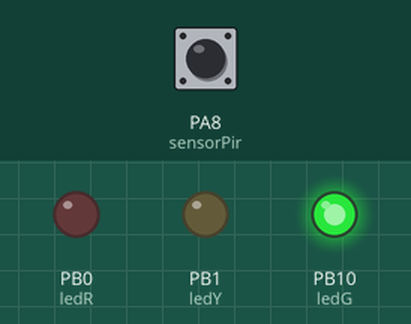
This sketch was run on a simulated STM32 Blue Pill. On the bench: output pins drawn as LEDs (lit = HIGH). Inputs (shaded band) come from the test bench; at power-on: PA8 (sensorPir) LOW. What the sketch prints to the serial monitor is not drawn.

Above: at 1.2 s.
1.3 s: PA8 (sensorPir) driven HIGH
At 3.4 s:
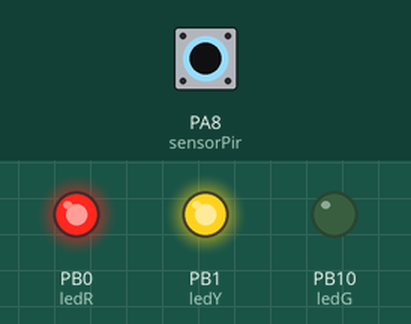
3.8 s: PA8 (sensorPir) driven LOW
At 5.0 s:
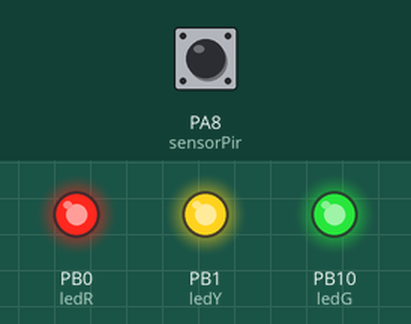
5.8 s: PA8 (sensorPir) pulsed HIGH 5 times (0.12 s each, 0.3 s apart)
At 6.1 s:
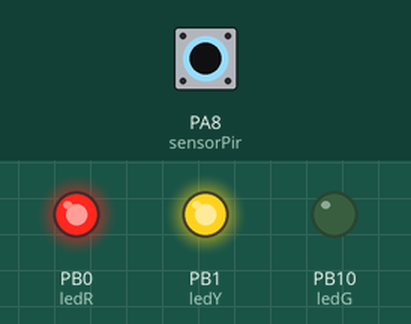
Timing chart, 0 to 9.3 s (numbered marks = the images above; inputs shaded):
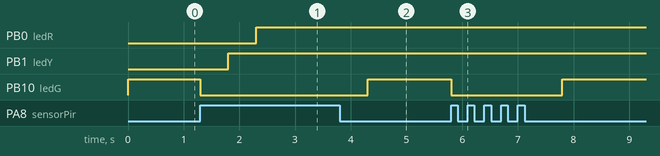

The sketch:

8_SENSOR_PIR.ino
```cpp
//INISIALISASI VARIABLE
int ledR        = PB0;
int ledY        = PB1;
int ledG        = PB10;
int sensorPir   = PA8;
void setup() {
  Serial.begin(9600);
  pinMode(ledR,OUTPUT);
  pinMode(ledY,OUTPUT);
  pinMode(ledG,OUTPUT);
  pinMode(sensorPir,INPUT);

}

void loop() {
  //BACA DATA/ SENSOR
  int bacaPir = digitalRead(sensorPir);


  //PRINT TO SERIAL
  Serial.print("NILAI SENSOR PIR : ");
  Serial.print(bacaPir);
  Serial.println();

  //LOGIKA
  if(bacaPir==false){
    digitalWrite(ledG,HIGH);
  }else if (bacaPir==true) {
    digitalWrite(ledG,LOW);
    delay(500);
    digitalWrite(ledY,HIGH);
    delay(500);
    digitalWrite(ledR,HIGH);
  }

}
```

Measured:
- after the input at 1.3 s, PB0 (ledR): LOW → HIGH after 1.0 s; PB1 (ledY): LOW → HIGH after 0.50 s; PB10 (ledG): HIGH → LOW at once
- after the input at 3.8 s, PB10 (ledG): LOW → HIGH after 0.50 s
- after the input at 5.8 s, PB10 (ledG): HIGH → LOW at once, → HIGH 2.0 s later
